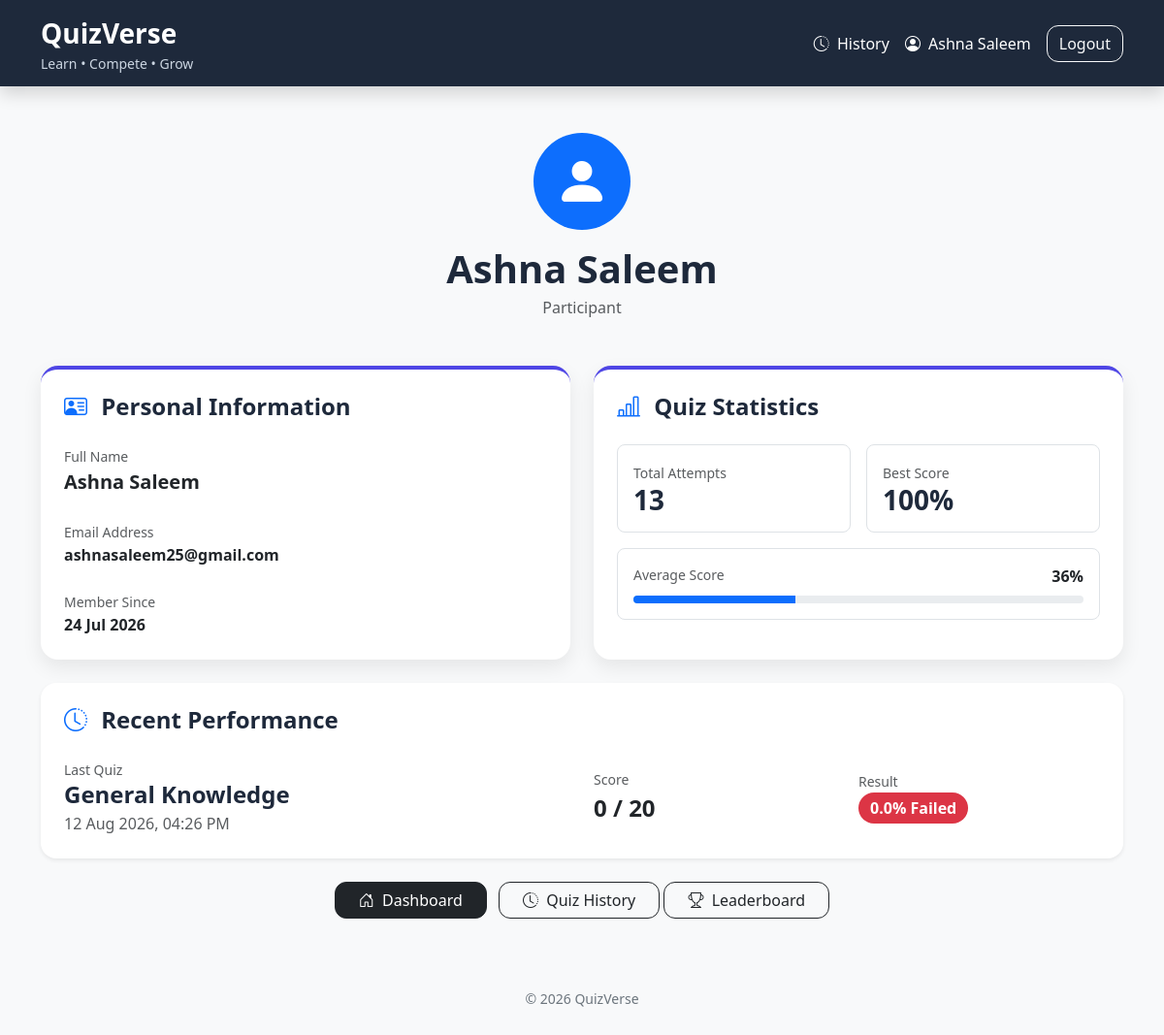
Screenshot of /online-quiz-system/participant/profile.php (signed in) with the database file from the repository.
### tables this page shows
CREATE TABLE `users` (
  `id` int(11) NOT NULL,
  `name` varchar(100) NOT NULL,
  `email` varchar(100) NOT NULL,
  `password` varchar(255) NOT NULL,
  `role` enum('participant','admin') NOT NULL,
  `created_at` timestamp NOT NULL DEFAULT current_timestamp()
);

CREATE TABLE `quiz_attempts` (
  `id` int(11) NOT NULL,
  `user_id` int(11) NOT NULL,
  `category_id` int(11) NOT NULL,
  `score` int(11) NOT NULL,
  `total_questions` int(11) NOT NULL,
  `attempt_date` timestamp NOT NULL DEFAULT current_timestamp()
);

CREATE TABLE `categories` (
  `id` int(11) NOT NULL,
  `category_name` varchar(100) NOT NULL,
  `description` text DEFAULT NULL,
  `created_at` timestamp NOT NULL DEFAULT current_timestamp()
);

### online-quiz-system/participant/profile.php (the view, shortened to what this page needs)
<?php
include("../includes/db.php");
$user_id = $_SESSION['user_id'];
$result = mysqli_query(
    $conn,
    "SELECT *
     FROM users
     WHERE id='$user_id'"
);
$user = mysqli_fetch_assoc($result);
$attempt_query = mysqli_query(
    $conn,
    "SELECT COUNT(*) AS total_attempts
     FROM quiz_attempts
     WHERE user_id='$user_id'"
);
$attempt_data = mysqli_fetch_assoc($attempt_query);
$total_attempts = $attempt_data['total_attempts'];
$best_query = mysqli_query(
    $conn,
    "SELECT
        score,
        total_questions
     FROM quiz_attempts
     WHERE user_id='$user_id'
     ORDER BY
        (score / NULLIF(total_questions,0)) DESC
     LIMIT 1"
);
$best_score = 0;
if(mysqli_num_rows($best_query) == 1)
{
    $best_data = mysqli_fetch_assoc($best_query);
    if($best_data['total_questions'] > 0)
    {
        $best_score =
            ($best_data['score'] / $best_data['total_questions']) * 100;
    }
}
$average_query = mysqli_query(
    $conn,
    "SELECT
        AVG(score / NULLIF(total_questions,0) * 100) AS average_score
     FROM quiz_attempts
     WHERE user_id='$user_id'"
);
$average_data = mysqli_fetch_assoc($average_query);
$average_score = $average_data['average_score'] ?? 0;
$recent_query = mysqli_query(
    $conn,
    "SELECT
        quiz_attempts.score,
        quiz_attempts.total_questions,
        quiz_attempts.attempt_date,
        categories.category_name
     FROM quiz_attempts
     INNER JOIN categories
        ON quiz_attempts.category_id = categories.id
     WHERE quiz_attempts.user_id='$user_id'
     ORDER BY quiz_attempts.attempt_date DESC
     LIMIT 1"
);
$recent_attempt = null;
if(mysqli_num_rows($recent_query) == 1)
{
    $recent_attempt = mysqli_fetch_assoc($recent_query);
    if($recent_attempt['total_questions'] > 0)
    {
        $recent_percentage =
            ($recent_attempt['score'] /
            $recent_attempt['total_questions']) * 100;
    }
    else
    {
        $recent_percentage = 0;
    }
}
?>
<!DOCTYPE html>
<html lang="en">
<head>
<link
    href="https://cdn.jsdelivr.net/npm/bootstrap@5.3.7/dist/css/bootstrap.min.css"
    rel="stylesheet"
>
<link
    rel="stylesheet"
    href="../css/style.css"
>
<link
    rel="stylesheet"
    href="https://cdn.jsdelivr.net/npm/bootstrap-icons@1.11.3/font/bootstrap-icons.min.css"
>
</head>
<body class="bg-light">
<nav
    class="navbar navbar-expand-lg shadow"
    style="background:#1E293B;"
>
<div class="container">
<a
    class="navbar-brand text-white"
    href="dashboard.php"
>
<span class="d-block fw-bold fs-3">
QuizVerse
</span>
<small style="color:#CBD5E1;">
Learn • Compete • Grow
</small>
</a>
<div class="ms-auto d-flex align-items-center gap-3">
<a
    href="history.php"
    class="nav-link text-white"
>
<i class="bi bi-clock-history me-1"></i>
History
</a>
<a
    href="profile.php"
    class="nav-link text-white"
>
<i class="bi bi-person-circle me-1"></i>
<?php echo htmlspecialchars($_SESSION['user_name']); ?>
</a>
<a
    href="../logout.php"
    class="btn btn-outline-light"
>
Logout
</a>
</div>
</div>
</nav>
<div class="container py-5">
<div class="text-center mb-5">
<div
    class="rounded-circle bg-primary text-white d-inline-flex align-items-center justify-content-center"
    style="width:100px;height:100px;"
>
<i class="bi bi-person-fill display-4"></i>
</div>
<h1 class="fw-bold mt-3 mb-1">
<?php echo htmlspecialchars($user['name']); ?>
</h1>
<p class="text-muted mb-0">
Participant
</p>
</div>
<div class="row g-4 mb-4">
<div class="col-lg-6">
<div class="card feature-card h-100">
<div class="card-body p-4">
<h4 class="fw-bold mb-4">
<i class="bi bi-person-vcard text-primary me-2"></i>
Personal Information
</h4>
<div class="mb-4">
<small class="text-muted">
Full Name
</small>
<div class="fw-semibold fs-5">
<?php echo htmlspecialchars($user['name']); ?>
</div>
</div>
<div class="mb-4">
<small class="text-muted">
Email Address
</small>
<div class="fw-semibold">
<?php echo htmlspecialchars($user['email']); ?>
</div>
</div>
<?php if(isset($user['created_at'])) { ?>
<div>
<small class="text-muted">
Member Since
</small>
<div class="fw-semibold">
<?php
echo date(
    "d M Y",
    strtotime($user['created_at'])
);
?>
</div>
</div>
<?php } ?>
</div>
</div>
</div>
<div class="col-lg-6">
<div class="card feature-card h-100">
<div class="card-body p-4">
<h4 class="fw-bold mb-4">
<i class="bi bi-bar-chart-line text-primary me-2"></i>
Quiz Statistics
</h4>
<div class="row g-3">
<div class="col-6">
<div class="border rounded-3 p-3">
<small class="text-muted">
Total Attempts
</small>
<h3 class="fw-bold mb-0">
<?php echo $total_attempts; ?>
</h3>
</div>
</div>
<div class="col-6">
<div class="border rounded-3 p-3">
<small class="text-muted">
Best Score
</small>
<h3 class="fw-bold mb-0">
<?php echo round($best_score); ?>%
</h3>
</div>
</div>
<div class="col-12">
<div class="border rounded-3 p-3">
<div class="d-flex justify-content-between">
<small class="text-muted">
Average Score
</small>
<strong>
<?php echo round($average_score); ?>%
</strong>
</div>
<div
    class="progress mt-2"
    style="height:8px;"
>
<div
    class="progress-bar"
    style="width: <?php echo min($average_score,100); ?>%;"
>
</div>
</div>
</div>
</div>
</div>
</div>
</div>
</div>
</div>
<div class="card shadow-sm border-0">
<div class="card-body p-4">
<h4 class="fw-bold mb-4">
<i class="bi bi-clock-history text-primary me-2"></i>
Recent Performance
</h4>
<?php if($recent_attempt !== null) { ?>
<div class="row align-items-center">
<div class="col-md-6">
<small class="text-muted">
Last Quiz
</small>
<h4 class="fw-bold mb-1">
<?php
echo htmlspecialchars(
    $recent_attempt['category_name']
);
?>
</h4>
<p class="text-muted mb-md-0">
<?php
echo date(
    "d M Y, h:i A",
    strtotime($recent_attempt['attempt_date'])
);
?>
</p>
</div>
<div class="col-md-3">
<small class="text-muted">
Score
</small>
<div class="fw-bold fs-4">
<?php echo $recent_attempt['score']; ?>
/
<?php echo $recent_attempt['total_questions']; ?>
</div>
</div>
<div class="col-md-3">
<small class="text-muted">
Result
</small>
<div>
<?php
if($recent_percentage >= 50)
{
?>
<span class="badge bg-success fs-6">
<?php echo number_format($recent_percentage,1); ?>%
Passed
</span>
<?php
}
else
{
?>
<span class="badge bg-danger fs-6">
<?php echo number_format($recent_percentage,1); ?>%
Failed
</span>
<?php
}
?>
</div>
</div>
</div>
<?php } ?>
</div>
</div>
<div class="text-center mt-4">
<a
    href="dashboard.php"
    class="btn btn-dark px-4 me-2"
>
<i class="bi bi-house-door me-1"></i>
Dashboard
</a>
<a
    href="history.php"
    class="btn btn-outline-dark px-4"
>
<i class="bi bi-clock-history me-1"></i>
Quiz History
</a>
<a
    href="leaderboard.php"
    class="btn btn-outline-dark px-4"
>
    <i class="bi bi-trophy me-1"></i>
    Leaderboard
</a>
</div>
<?php include("../includes/footer.php"); ?>
</body>
</html>

### online-quiz-system/css/style.css (style rules this page uses)
body { font-family: "Segoe UI", Tahoma, Geneva, Verdana, sans-serif; background: #f5f7fb; color: #1E293B; }
.navbar { background: #1E293B !important; }
.navbar-brand { display: flex; flex-direction: column; text-decoration: none; }
.navbar-brand .fw-bold { color: #ffffff !important; font-size: 30px; font-weight: 700; }
.navbar-brand small { display: block; color: #cbd5e1 !important; font-size: 14px; }
.card { border: none; border-radius: 16px; box-shadow: 0 8px 20px rgba(0, 0, 0, .08); transition: .25s; }
.feature-card { border: none; border-radius: 18px; border-top: 4px solid #4F46E5; transition: .3s; }
.btn { border-radius: 12px; font-weight: 500; transition: .25s; }
h1, h2, h3, h4, h5 { font-weight: 700; color: #1E293B; }
a { text-decoration: none; }
.badge { padding: 8px 12px; border-radius: 20px; font-size: 14px; }
.nav-link { color: white !important; transition: .2s; }

### rows the page displays
users: name "Ashna Saleem", email "ashnasaleem25@gmail.com", created_at "24 Jul 2026"
quiz_attempts: category.category_name "General Knowledge", attempt_date "12 Aug 2026, 04:26 PM", score "0", total_questions "20", recent_percentage "0.0"

### other values shown
$_SESSION['user_name'] "Ashna Saleem"
$total_attempts "13"
$best_score "100"
$average_score "36"
